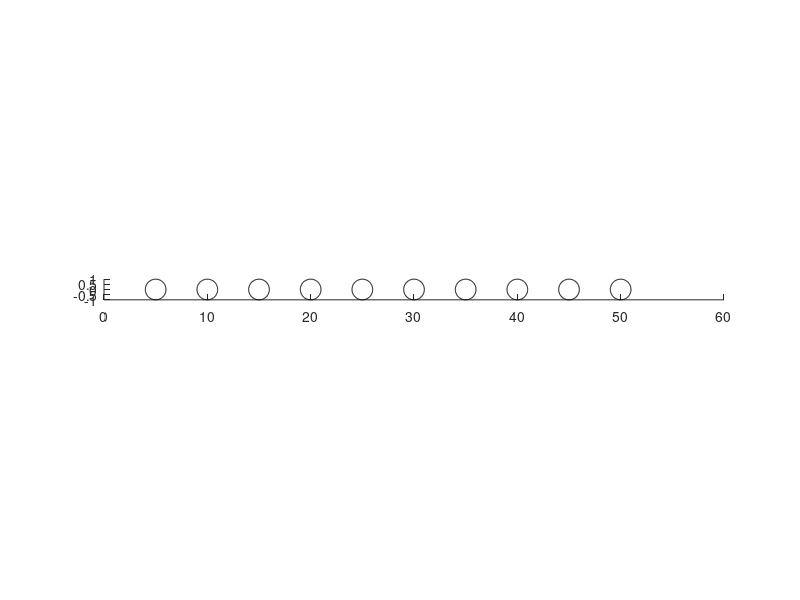

Reproduce this figure in MATLAB. (Note: this script raises an error after producing the figure.)
clear, close all

N = 10;                 % number of resonators

%%% Material parameters
high = 5000;

rho0 = high;             % density of background
kappa0 = high;           % bulk modulus of background
v = sqrt(kappa0/rho0);  % speed of sound in background

rho_b = 1;            % density of resonators  
kappa_b = 1;          % bulk modulus of resonators
v_b = sqrt(kappa_b/rho_b);  % speed of sound in air

% High contrast parameters \delta
delta=rho_b/rho0;

% Define size of resonators
R = ones(1,N);

% Define positions of resonators
cx = 5*linspace(1,N,N);

%%% Plot the geometry
cy = zeros(1,N); cz = zeros(1,N);
figure, hold on
t = linspace(0,2*pi);
for n = 1:length(R)
    plot(cx(n)+R(n)*cos(t), cy(n)+R(n)*sin(t),'k')
end
daspect([1 1 1])
hold off

%% Compute the resonances using the multipole expansion method and Muller's method
% Maximum order for multipole expansion (n = -N_multi, ..., -2, -1, 0, +1,
% +2, ..., +N_multi)
disp('Full multipole method')
tic
N_multi = 2;

range = [0.01,0.04];
multires = multipoleres(cx,R,N_multi,rho0,rho_b,kappa0,kappa_b,delta,range);
toc

%% Compute the resonances using the capacitance matrix, which is approximated using the multipole expansion method
disp('Capacitance matrix approximation')
tic
C = real(capacitance(cx,R,rho0,rho_b,kappa0,kappa_b,delta));
Cvol = 3/4/pi*diag(R.^-3)*C;

[V,D] = eig(Cvol);
Vol = 4/3*pi*diag(R.^3);

capres = zeros(1,N);
for n = 1:N
    denom = V(:,n)'*Vol*V(:,n);
    tau = v_b^2/v/8/pi*V(:,n)'*Vol*ones(N)*Vol*V(:,n)/denom;
    capres(n) = sqrt(delta*v_b^2*D(n,n)) - 1i*delta*tau*D(n,n)^2;
end
toc

%% Plot the resonances
% Real parts only
figure
scatter(real(multires),1.1*ones(1,N),'xb')
hold on
scatter(real(capres),ones(1,N),'sb')
ylim([0.95, 1.2]); set(gca,'ytick',[]); h = gca; h.YAxis.Visible = 'off';
legend('full multipole method','capacitance matrix')

% Complex plane
figure
sz = 100;
scatter(real(multires),imag(multires),sz,'xb')
hold on
scatter(real(capres),imag(capres),sz,'sb')
legend('full multipole method','capacitance matrix','Location','SouthEast','interpreter','latex')
set(gca,'FontSize',17,'TickLabelInterpreter','latex','XAxisLocation','top')
set(gcf, 'Position', [0, 0, 750, 300])
xlabel('Real part','interpreter','latex')
ylabel('Imaginary part','interpreter','latex')